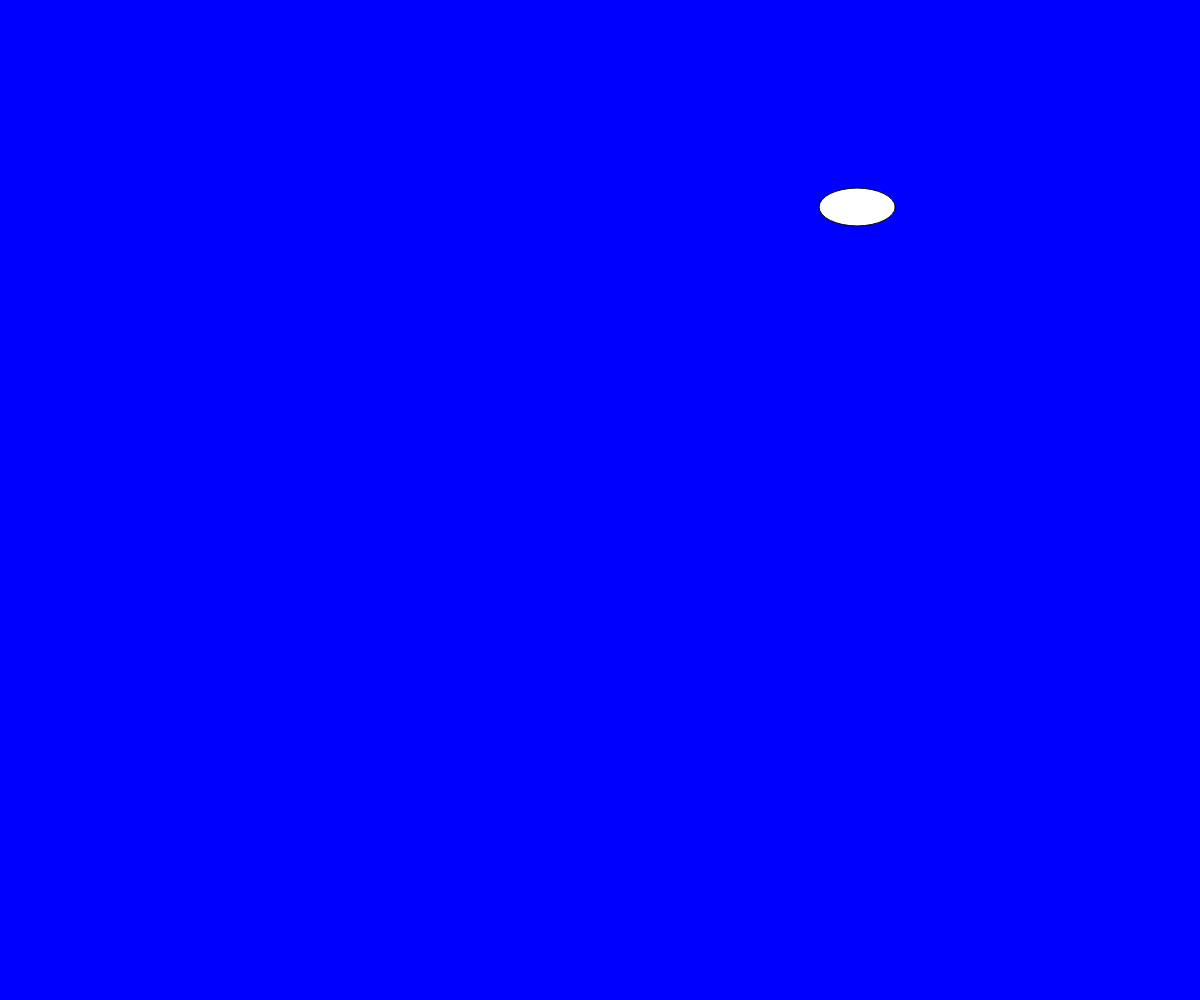
Frame 1 (no input)
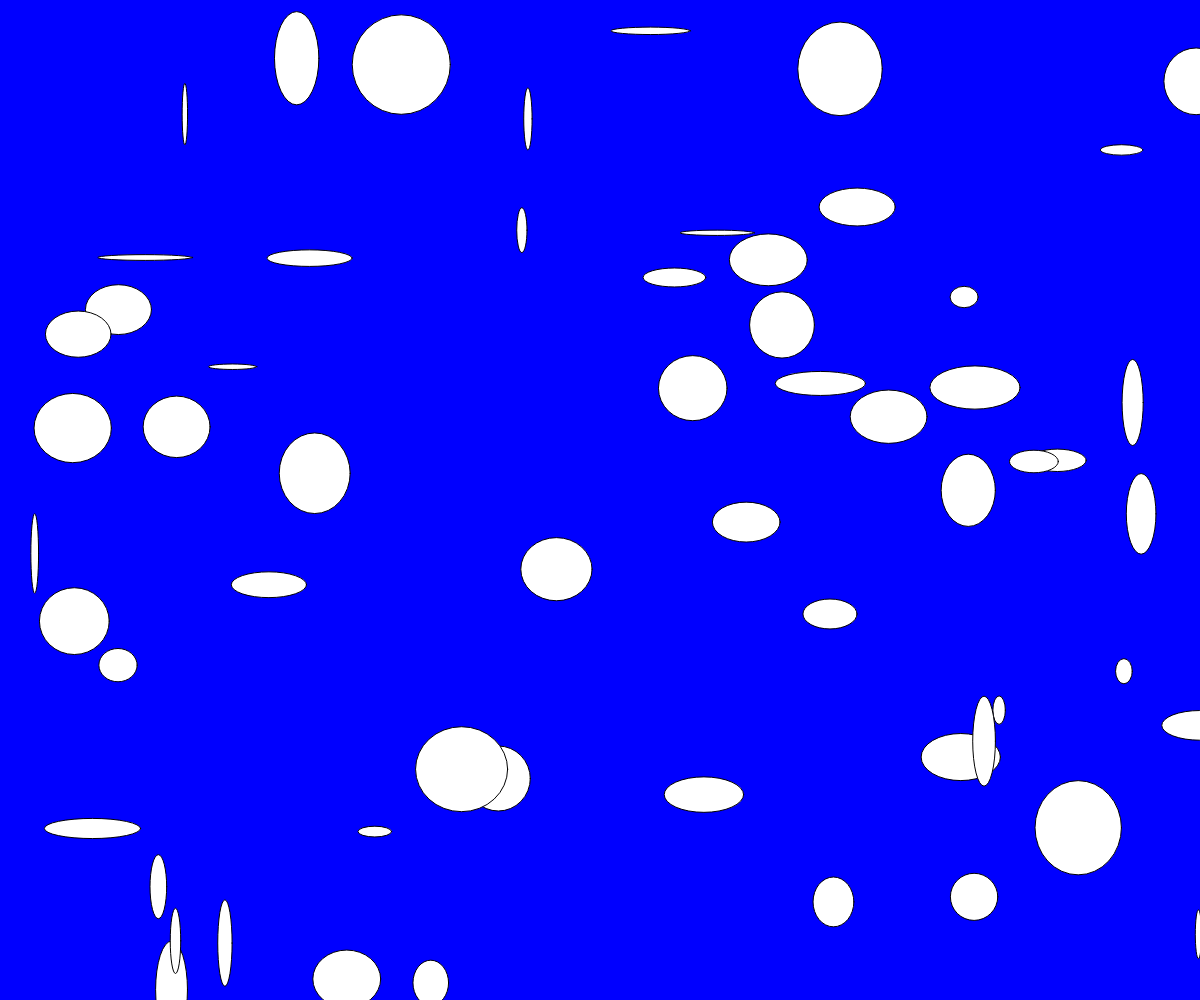
Frame 60 (no input)
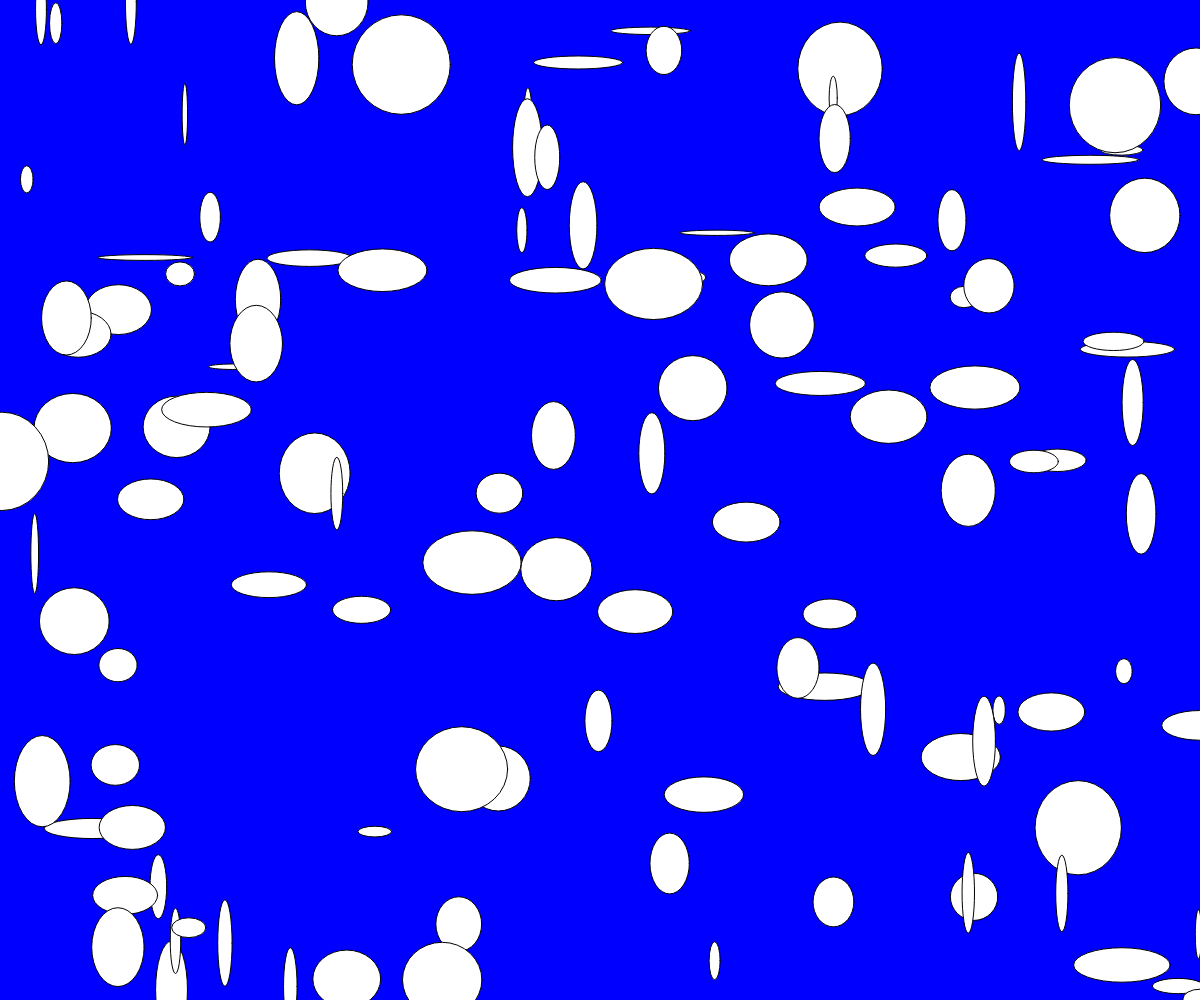
Frame 120 (the mouse pressed at the canvas centre since frame 60)

The p5.js sketch that drew these frames (run headless with seeded random() and noise() and a simulated clock; from frame 60 on, the mouse is pressed at the canvas centre):

// p5.js sketch
// ── sketch.js
let scale = 20;


function setup() {
  createCanvas(windowWidth, windowHeight);
   background(0 ,0 ,255);
  for (let iterador = 0; iterador < 10; iterador++) {
    console.log(iterador);
  }
}

function draw() {

  //quad(mouseY, 10, mouseX, mouseX, mouseY, mouseY, mouseX, mouseY)
//describe('A rgb(0,0,0) rhombus with a rgb(0,0,0) outline drawn on a gray canvas.');
  for (let iterador = 0; iterador < 1; iterador++) {
    ellipse(random (0, width), 
           random (0, height), 
           random(5,100), 
           random(5, 100)
           );
  }
}
